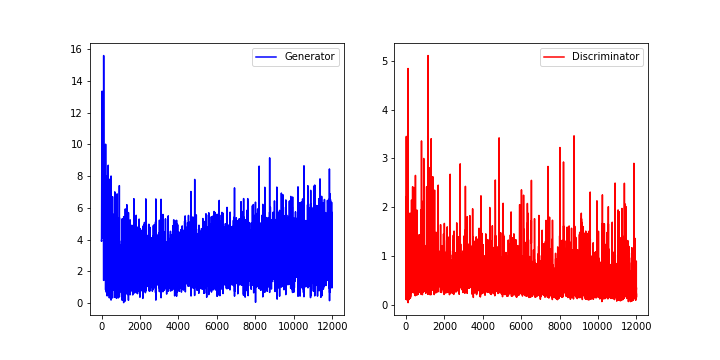

Recreate this plot in Python.
import os
import random
import numpy as np
import matplotlib.pyplot as plt

import torch.nn as nn
import torch.optim as optim
import torch.utils.data
import torchvision.datasets as dset
import torchvision.transforms as transforms
import torchvision.utils as vutils

# 設定
workers = 2
batch_size=50
nz = 100
nch_g = 128
nch_d = 128
n_epoch = 10
lr = 0.0002
beta1 = 0.5
outf = './result_DCGAN'
display_interval = 600
# 保存先ディレクトリを作成
try:
    os.makedirs(outf, exist_ok=True)
except OSError as error: 
    print(error)
    pass

# 乱数のシード（種）を固定
random.seed(0)
np.random.seed(0)
torch.manual_seed(0)


# MNISTの訓練データセットを読み込む
dataset = dset.MNIST(root='./mnist_root', download=True, train=True,
                      transform=transforms.Compose([
                          transforms.ToTensor(),
                          transforms.Normalize((0.5,), (0.5,)) ]))


# 訓練データをセットしたデータローダーを作成する
dataloader = torch.utils.data.DataLoader(dataset, batch_size=batch_size,
                                         shuffle=True, num_workers=int(workers))

# 学習に使用するデバイスを得る。可能ならGPUを使用する
device = torch.device("cuda:0" if torch.cuda.is_available() else "cpu")
print('device:', device)

class Generator(nn.Module):
    """
    生成器Gのクラス
    """
    def __init__(self, nz=100, nch_g=128, nch=1):
        """
        :param nz: 入力ベクトルzの次元
        :param nch_g: 最終層の入力チャネル数
        :param nch: 出力画像のチャネル数
        """
        super(Generator, self).__init__()

        # ニューラルネットワークの構造を定義する
        self.layers = nn.ModuleDict({
            'layer0': nn.Sequential(
                nn.ConvTranspose2d(nz, nch_g * 4, 3, 1, 0),     # 転置畳み込み
                nn.BatchNorm2d(nch_g * 4),                      # バッチノーマライゼーション
                nn.ReLU()                                       # ReLU
            ),  # (B, nz, 1, 1) -> (B, nch_g*4, 3, 3)
            'layer1': nn.Sequential(
                nn.ConvTranspose2d(nch_g * 4, nch_g * 2, 3, 2, 0),
                nn.BatchNorm2d(nch_g * 2),
                nn.ReLU()
            ),  # (B, nch_g*4, 3, 3) -> (B, nch_g*2, 7, 7)
            'layer2': nn.Sequential(
                nn.ConvTranspose2d(nch_g * 2, nch_g, 4, 2, 1),
                nn.BatchNorm2d(nch_g),
                nn.ReLU()
            ),  # (B, nch_g*2, 7, 7) -> (B, nch_g, 14, 14)
            'layer3': nn.Sequential(
                nn.ConvTranspose2d(nch_g, nch, 4, 2, 1),
                nn.Tanh()
            )   # (B, nch_g, 14, 14) -> (B, nch, 28, 28)
        })

    def forward(self, z):
        """
        順方向の演算
        :param z: 入力ベクトル
        :return: 生成画像
        """
        for layer in self.layers.values():  # self.layersの各層で演算を行う
            z = layer(z)
        return z
  
class Discriminator(nn.Module):
    """
    識別器Dのクラス
    """
    def __init__(self, nch=1, nch_d=128):
        """
        :param nch: 入力画像のチャネル数
        :param nch_d: 先頭層の出力チャネル数
        """
        super(Discriminator, self).__init__()

        # ニューラルネットワークの構造を定義する
        self.layers = nn.ModuleDict({
            'layer0': nn.Sequential(
                nn.Conv2d(nch, nch_d, 4, 2, 1),     # 畳み込み
                nn.LeakyReLU(negative_slope=0.2)    # leaky ReLU関数
            ),  # (B, nch, 28, 28) -> (B, nch_d, 14, 14)
            'layer1': nn.Sequential(
                nn.Conv2d(nch_d, nch_d * 2, 4, 2, 1),
                nn.BatchNorm2d(nch_d * 2),
                nn.LeakyReLU(negative_slope=0.2)
            ),  # (B, nch_d, 14, 14) -> (B, nch_d*2, 7, 7)
            'layer2': nn.Sequential(
                nn.Conv2d(nch_d * 2, nch_d * 4, 3, 2, 0),
                nn.BatchNorm2d(nch_d * 4),
                nn.LeakyReLU(negative_slope=0.2)
            ),  # (B, nch_d*2, 7, 7) -> (B, nch_d*4, 3, 3)
            'layer3': nn.Sequential(
                nn.Conv2d(nch_d * 4, 1, 3, 1, 0),
                nn.Sigmoid()    # Sigmoid関数
            )    
            # (B, nch_d*4, 3, 3) -> (B, 1, 1, 1)
        })

    def forward(self, x):
        """
        順方向の演算
        :param x: 本物画像あるいは生成画像
        :return: 識別信号
        """
        for layer in self.layers.values():  # self.layersの各層で演算を行う
            x = layer(x)
        return x.squeeze()     # Tensorの形状を(B)に変更して戻り値とする

def weights_init(m):
    """
    ニューラルネットワークの重みを初期化する。作成したインスタンスに対しapplyメソッドで適用する
    :param m: ニューラルネットワークを構成する層
    """
    classname = m.__class__.__name__
    if classname.find('Conv') != -1:            # 畳み込み層の場合
        m.weight.data.normal_(0.0, 0.02)
        m.bias.data.fill_(0)
    elif classname.find('Linear') != -1:        # 全結合層の場合
        m.weight.data.normal_(0.0, 0.02)
        m.bias.data.fill_(0)
    elif classname.find('BatchNorm') != -1:     # バッチノーマライゼーションの場合
        m.weight.data.normal_(1.0, 0.02)
        m.bias.data.fill_(0)
        

netG = Generator(nz=nz, nch_g=nch_g).to(device)
netG.apply(weights_init)    # weights_init関数で初期化

netD = Discriminator(nch_d=nch_d).to(device)
netD.apply(weights_init)

criterion = nn.BCELoss()    # バイナリークロスエントロピー（Sigmoid関数無し）

# 生成器のエポックごとの画像生成に使用する確認用の固定ノイズ
fixed_noise = torch.randn(batch_size, nz, 1, 1, device=device)  

# オプティマイザ−のセットアップ
optimizerD = optim.Adam(netD.parameters(), lr=lr, betas=(beta1, 0.999), weight_decay=1e-5)  # 識別器D用
optimizerG = optim.Adam(netG.parameters(), lr=lr, betas=(beta1, 0.999), weight_decay=1e-5)  # 生成器G用

G_losses = []
D_losses = []
D_x_out = []
D_G_z1_out = []

# 学習のループ
for epoch in range(n_epoch):
    for itr, data in enumerate(dataloader):
        real_image = data[0].to(device)     # 本物画像
        sample_size = real_image.size(0)    # 画像枚数
        
        # 標準正規分布からノイズを生成
        noise = torch.randn(sample_size, nz, 1, 1, device=device)
        # 本物画像に対する識別信号の目標値「1」
        real_target = torch.full((sample_size,), 1., device=device)
        # 生成画像に対する識別信号の目標値「0」
        fake_target = torch.full((sample_size,), 0., device=device) 
        
        ############################
        # 識別器Dの更新
        ###########################
        netD.zero_grad()    # 勾配の初期化

        output = netD(real_image)   # 識別器Dで本物画像に対する識別信号を出力
        errD_real = criterion(output, real_target)  # 本物画像に対する識別信号の損失値
        D_x = output.mean().item()  # 本物画像の識別信号の平均

        fake_image = netG(noise)    # 生成器Gでノイズから生成画像を生成
        
        output = netD(fake_image.detach())  # 識別器Dで本物画像に対する識別信号を出力
        errD_fake = criterion(output, fake_target)  # 生成画像に対する識別信号の損失値
        D_G_z1 = output.mean().item()  # 生成画像の識別信号の平均

        errD = errD_real + errD_fake    # 識別器Dの全体の損失
        errD.backward()    # 誤差逆伝播
        optimizerD.step()   # Dのパラメーターを更新

        ############################
        # 生成器Gの更新
        ###########################
        netG.zero_grad()    # 勾配の初期化
        
        output = netD(fake_image)   # 更新した識別器Dで改めて生成画像に対する識別信号を出力
        errG = criterion(output, real_target)   # 生成器Gの損失値。Dに生成画像を本物画像と誤認させたいため目標値は「1」
        errG.backward()     # 誤差逆伝播
        D_G_z2 = output.mean().item()  # 更新した識別器Dによる生成画像の識別信号の平均

        optimizerG.step()   # Gのパラメータを更新

        if itr % display_interval == 0: 
            print('[{}/{}][{}/{}] Loss_D: {:.3f} Loss_G: {:.3f} D(x): {:.3f} D(G(z)): {:.3f}/{:.3f}'
                  .format(epoch + 1, n_epoch,
                          itr + 1, len(dataloader),
                          errD.item(), errG.item(), D_x, D_G_z1, D_G_z2))

        if epoch == 0 and itr == 0:     # 初回に本物画像を保存する
            vutils.save_image(real_image, '{}/real_samples.png'.format(outf),
                              normalize=True, nrow=10)

        # ログ出力用データの保存
        D_losses.append(errD.item())
        G_losses.append(errG.item())
        D_x_out.append(D_x)
        D_G_z1_out.append(D_G_z1)

    ############################
    # 確認用画像の生成
    ############################
    fake_image = netG(fixed_noise)  # 1エポック終了ごとに確認用の生成画像を生成する
    vutils.save_image(fake_image.detach(), '{}/fake_samples_epoch_{:03d}.png'.format(outf, epoch + 1),
                      normalize=True, nrow=10)

    ############################
    # モデルの保存
    ############################
    if (epoch + 1) % 10 == 0:   # 10エポックごとにモデルを保存する
        torch.save(netG.state_dict(), '{}/netG_epoch_{}.pth'.format(outf, epoch + 1))
        torch.save(netD.state_dict(), '{}/netD_epoch_{}.pth'.format(outf, epoch + 1))

#plot
fig = plt.figure(figsize=(10.0, 5.0))
ax1 = fig.add_subplot(1,2,1)
ax1.plot(G_losses, 'b', label='Generator')
ax1.legend()
ax2 = fig.add_subplot(1,2,2)
ax2.plot(D_losses, 'r', label='Discriminator')
ax2.legend()
plt.savefig("./Q4.png")